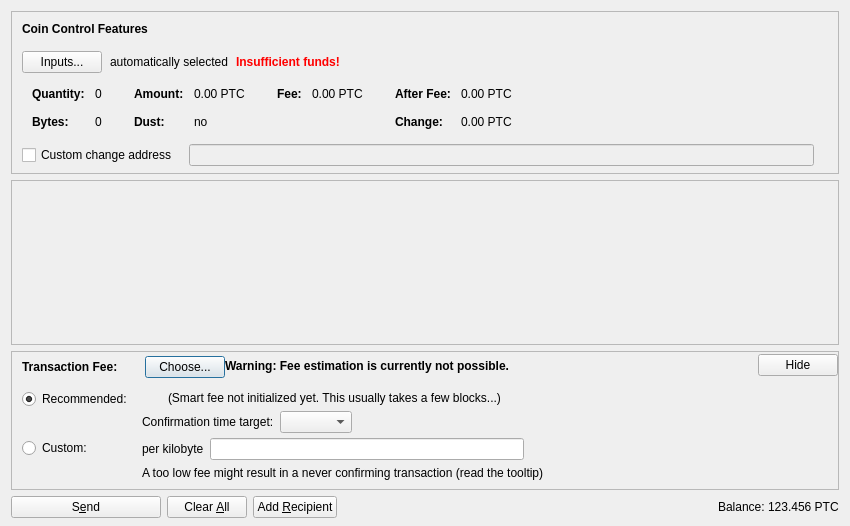
<?xml version="1.0" encoding="UTF-8"?>
<ui version="4.0">
 <class>SendCoinsDialog</class>
 <widget class="QDialog" name="SendCoinsDialog">
  <property name="geometry">
   <rect>
    <x>0</x>
    <y>0</y>
    <width>850</width>
    <height>526</height>
   </rect>
  </property>
  <property name="windowTitle">
   <string>Send Coins</string>
  </property>
  <layout class="QVBoxLayout" name="verticalLayout" stretch="0,1,0,0">
   <property name="bottomMargin">
    <number>8</number>
   </property>
   <item>
    <widget class="QFrame" name="frameCoinControl">
     <property name="sizePolicy">
      <sizepolicy hsizetype="Expanding" vsizetype="Expanding">
       <horstretch>0</horstretch>
       <verstretch>0</verstretch>
      </sizepolicy>
     </property>
     <property name="maximumSize">
      <size>
       <width>16777215</width>
       <height>16777215</height>
      </size>
     </property>
     <property name="frameShape">
      <enum>QFrame::StyledPanel</enum>
     </property>
     <property name="frameShadow">
      <enum>QFrame::Sunken</enum>
     </property>
     <layout class="QVBoxLayout" name="verticalLayoutCoinControl2">
      <property name="spacing">
       <number>0</number>
      </property>
      <property name="leftMargin">
       <number>0</number>
      </property>
      <property name="topMargin">
       <number>0</number>
      </property>
      <property name="rightMargin">
       <number>0</number>
      </property>
      <property name="bottomMargin">
       <number>6</number>
      </property>
      <item>
       <layout class="QVBoxLayout" name="verticalLayoutCoinControl" stretch="0,0,0,0,1">
        <property name="spacing">
         <number>0</number>
        </property>
        <property name="leftMargin">
         <number>10</number>
        </property>
        <property name="topMargin">
         <number>10</number>
        </property>
        <item>
         <layout class="QHBoxLayout" name="horizontalLayoutCoinControl1">
          <property name="bottomMargin">
           <number>15</number>
          </property>
          <item>
           <widget class="QLabel" name="labelCoinControlFeatures">
            <property name="sizePolicy">
             <sizepolicy hsizetype="Preferred" vsizetype="Maximum">
              <horstretch>0</horstretch>
              <verstretch>0</verstretch>
             </sizepolicy>
            </property>
            <property name="font">
             <font>
              <weight>75</weight>
              <bold>true</bold>
             </font>
            </property>
            <property name="styleSheet">
             <string notr="true">font-weight:bold;</string>
            </property>
            <property name="text">
             <string>Coin Control Features</string>
            </property>
           </widget>
          </item>
         </layout>
        </item>
        <item>
         <layout class="QHBoxLayout" name="horizontalLayoutCoinControl2" stretch="0,0,0,0">
          <property name="spacing">
           <number>8</number>
          </property>
          <property name="bottomMargin">
           <number>10</number>
          </property>
          <item>
           <widget class="QPushButton" name="pushButtonCoinControl">
            <property name="styleSheet">
             <string notr="true"/>
            </property>
            <property name="text">
             <string>Inputs...</string>
            </property>
            <property name="autoDefault">
             <bool>false</bool>
            </property>
           </widget>
          </item>
          <item>
           <widget class="QLabel" name="labelCoinControlAutomaticallySelected">
            <property name="text">
             <string>automatically selected</string>
            </property>
            <property name="margin">
             <number>5</number>
            </property>
           </widget>
          </item>
          <item>
           <widget class="QLabel" name="labelCoinControlInsuffFunds">
            <property name="font">
             <font>
              <weight>75</weight>
              <bold>true</bold>
             </font>
            </property>
            <property name="styleSheet">
             <string notr="true">color:red;font-weight:bold;</string>
            </property>
            <property name="text">
             <string>Insufficient funds!</string>
            </property>
            <property name="margin">
             <number>5</number>
            </property>
           </widget>
          </item>
          <item>
           <spacer name="horizontalSpacerCoinControl">
            <property name="orientation">
             <enum>Qt::Horizontal</enum>
            </property>
            <property name="sizeHint" stdset="0">
             <size>
              <width>40</width>
              <height>1</height>
             </size>
            </property>
           </spacer>
          </item>
         </layout>
        </item>
        <item>
         <widget class="QWidget" name="widgetCoinControl" native="true">
          <property name="sizePolicy">
           <sizepolicy hsizetype="Preferred" vsizetype="Preferred">
            <horstretch>0</horstretch>
            <verstretch>0</verstretch>
           </sizepolicy>
          </property>
          <property name="minimumSize">
           <size>
            <width>0</width>
            <height>0</height>
           </size>
          </property>
          <property name="styleSheet">
           <string notr="true"/>
          </property>
          <layout class="QHBoxLayout" name="horizontalLayoutCoinControl5">
           <property name="leftMargin">
            <number>0</number>
           </property>
           <property name="topMargin">
            <number>0</number>
           </property>
           <property name="rightMargin">
            <number>0</number>
           </property>
           <property name="bottomMargin">
            <number>0</number>
           </property>
           <item>
            <layout class="QHBoxLayout" name="horizontalLayoutCoinControl3" stretch="0,0,0,1">
             <property name="spacing">
              <number>20</number>
             </property>
             <property name="topMargin">
              <number>0</number>
             </property>
             <property name="bottomMargin">
              <number>10</number>
             </property>
             <item>
              <layout class="QFormLayout" name="formLayoutCoinControl1">
               <property name="horizontalSpacing">
                <number>10</number>
               </property>
               <property name="verticalSpacing">
                <number>14</number>
               </property>
               <property name="leftMargin">
                <number>10</number>
               </property>
               <property name="topMargin">
                <number>4</number>
               </property>
               <property name="rightMargin">
                <number>6</number>
               </property>
               <item row="0" column="0">
                <widget class="QLabel" name="labelCoinControlQuantityText">
                 <property name="font">
                  <font>
                   <weight>75</weight>
                   <bold>true</bold>
                  </font>
                 </property>
                 <property name="text">
                  <string>Quantity:</string>
                 </property>
                 <property name="margin">
                  <number>0</number>
                 </property>
                </widget>
               </item>
               <item row="0" column="1">
                <widget class="QLabel" name="labelCoinControlQuantity">
                 <property name="cursor">
                  <cursorShape>IBeamCursor</cursorShape>
                 </property>
                 <property name="contextMenuPolicy">
                  <enum>Qt::ActionsContextMenu</enum>
                 </property>
                 <property name="text">
                  <string notr="true">0</string>
                 </property>
                 <property name="margin">
                  <number>0</number>
                 </property>
                 <property name="textInteractionFlags">
                  <set>Qt::LinksAccessibleByMouse|Qt::TextSelectableByKeyboard|Qt::TextSelectableByMouse</set>
                 </property>
                </widget>
               </item>
               <item row="1" column="0">
                <widget class="QLabel" name="labelCoinControlBytesText">
                 <property name="font">
                  <font>
                   <weight>75</weight>
                   <bold>true</bold>
                  </font>
                 </property>
                 <property name="text">
                  <string>Bytes:</string>
                 </property>
                </widget>
               </item>
               <item row="1" column="1">
                <widget class="QLabel" name="labelCoinControlBytes">
                 <property name="cursor">
                  <cursorShape>IBeamCursor</cursorShape>
                 </property>
                 <property name="contextMenuPolicy">
                  <enum>Qt::ActionsContextMenu</enum>
                 </property>
                 <property name="text">
                  <string notr="true">0</string>
                 </property>
                 <property name="textInteractionFlags">
                  <set>Qt::LinksAccessibleByMouse|Qt::TextSelectableByKeyboard|Qt::TextSelectableByMouse</set>
                 </property>
                </widget>
               </item>
              </layout>
             </item>
             <item>
              <layout class="QFormLayout" name="formLayoutCoinControl2">
               <property name="horizontalSpacing">
                <number>10</number>
               </property>
               <property name="verticalSpacing">
                <number>14</number>
               </property>
               <property name="leftMargin">
                <number>6</number>
               </property>
               <property name="topMargin">
                <number>4</number>
               </property>
               <property name="rightMargin">
                <number>6</number>
               </property>
               <item row="0" column="0">
                <widget class="QLabel" name="labelCoinControlAmountText">
                 <property name="font">
                  <font>
                   <weight>75</weight>
                   <bold>true</bold>
                  </font>
                 </property>
                 <property name="text">
                  <string>Amount:</string>
                 </property>
                 <property name="margin">
                  <number>0</number>
                 </property>
                </widget>
               </item>
               <item row="0" column="1">
                <widget class="QLabel" name="labelCoinControlAmount">
                 <property name="cursor">
                  <cursorShape>IBeamCursor</cursorShape>
                 </property>
                 <property name="contextMenuPolicy">
                  <enum>Qt::ActionsContextMenu</enum>
                 </property>
                 <property name="text">
                  <string notr="true">0.00 PTC</string>
                 </property>
                 <property name="textInteractionFlags">
                  <set>Qt::LinksAccessibleByMouse|Qt::TextSelectableByKeyboard|Qt::TextSelectableByMouse</set>
                 </property>
                </widget>
               </item>
               <item row="1" column="0">
                <widget class="QLabel" name="labelCoinControlLowOutputText">
                 <property name="font">
                  <font>
                   <weight>75</weight>
                   <bold>true</bold>
                  </font>
                 </property>
                 <property name="text">
                  <string>Dust:</string>
                 </property>
                </widget>
               </item>
               <item row="1" column="1">
                <widget class="QLabel" name="labelCoinControlLowOutput">
                 <property name="cursor">
                  <cursorShape>IBeamCursor</cursorShape>
                 </property>
                 <property name="contextMenuPolicy">
                  <enum>Qt::ActionsContextMenu</enum>
                 </property>
                 <property name="text">
                  <string notr="true">no</string>
                 </property>
                 <property name="textInteractionFlags">
                  <set>Qt::LinksAccessibleByMouse|Qt::TextSelectableByKeyboard|Qt::TextSelectableByMouse</set>
                 </property>
                </widget>
               </item>
              </layout>
             </item>
             <item>
              <layout class="QFormLayout" name="formLayoutCoinControl3">
               <property name="horizontalSpacing">
                <number>10</number>
               </property>
               <property name="verticalSpacing">
                <number>14</number>
               </property>
               <property name="leftMargin">
                <number>6</number>
               </property>
               <property name="topMargin">
                <number>4</number>
               </property>
               <property name="rightMargin">
                <number>6</number>
               </property>
               <item row="0" column="0">
                <widget class="QLabel" name="labelCoinControlFeeText">
                 <property name="font">
                  <font>
                   <weight>75</weight>
                   <bold>true</bold>
                  </font>
                 </property>
                 <property name="text">
                  <string>Fee:</string>
                 </property>
                 <property name="margin">
                  <number>0</number>
                 </property>
                </widget>
               </item>
               <item row="0" column="1">
                <widget class="QLabel" name="labelCoinControlFee">
                 <property name="cursor">
                  <cursorShape>IBeamCursor</cursorShape>
                 </property>
                 <property name="contextMenuPolicy">
                  <enum>Qt::ActionsContextMenu</enum>
                 </property>
                 <property name="text">
                  <string notr="true">0.00 PTC</string>
                 </property>
                 <property name="textInteractionFlags">
                  <set>Qt::LinksAccessibleByMouse|Qt::TextSelectableByKeyboard|Qt::TextSelectableByMouse</set>
                 </property>
                </widget>
               </item>
              </layout>
             </item>
             <item>
              <layout class="QFormLayout" name="formLayoutCoinControl4">
               <property name="horizontalSpacing">
                <number>10</number>
               </property>
               <property name="verticalSpacing">
                <number>14</number>
               </property>
               <property name="leftMargin">
                <number>6</number>
               </property>
               <property name="topMargin">
                <number>4</number>
               </property>
               <property name="rightMargin">
                <number>6</number>
               </property>
               <item row="0" column="0">
                <widget class="QLabel" name="labelCoinControlAfterFeeText">
                 <property name="font">
                  <font>
                   <weight>75</weight>
                   <bold>true</bold>
                  </font>
                 </property>
                 <property name="text">
                  <string>After Fee:</string>
                 </property>
                 <property name="margin">
                  <number>0</number>
                 </property>
                </widget>
               </item>
               <item row="0" column="1">
                <widget class="QLabel" name="labelCoinControlAfterFee">
                 <property name="cursor">
                  <cursorShape>IBeamCursor</cursorShape>
                 </property>
                 <property name="contextMenuPolicy">
                  <enum>Qt::ActionsContextMenu</enum>
                 </property>
                 <property name="text">
                  <string notr="true">0.00 PTC</string>
                 </property>
                 <property name="textInteractionFlags">
                  <set>Qt::LinksAccessibleByMouse|Qt::TextSelectableByKeyboard|Qt::TextSelectableByMouse</set>
                 </property>
                </widget>
               </item>
               <item row="1" column="0">
                <widget class="QLabel" name="labelCoinControlChangeText">
                 <property name="font">
                  <font>
                   <weight>75</weight>
                   <bold>true</bold>
                  </font>
                 </property>
                 <property name="text">
                  <string>Change:</string>
                 </property>
                </widget>
               </item>
               <item row="1" column="1">
                <widget class="QLabel" name="labelCoinControlChange">
                 <property name="cursor">
                  <cursorShape>IBeamCursor</cursorShape>
                 </property>
                 <property name="contextMenuPolicy">
                  <enum>Qt::ActionsContextMenu</enum>
                 </property>
                 <property name="text">
                  <string notr="true">0.00 PTC</string>
                 </property>
                 <property name="textInteractionFlags">
                  <set>Qt::LinksAccessibleByMouse|Qt::TextSelectableByKeyboard|Qt::TextSelectableByMouse</set>
                 </property>
                </widget>
               </item>
              </layout>
             </item>
            </layout>
           </item>
          </layout>
         </widget>
        </item>
        <item>
         <layout class="QHBoxLayout" name="horizontalLayoutCoinControl4" stretch="0,0,0">
          <property name="spacing">
           <number>12</number>
          </property>
          <property name="sizeConstraint">
           <enum>QLayout::SetDefaultConstraint</enum>
          </property>
          <property name="topMargin">
           <number>5</number>
          </property>
          <property name="rightMargin">
           <number>5</number>
          </property>
          <item>
           <widget class="QCheckBox" name="checkBoxCoinControlChange">
            <property name="toolTip">
             <string>If this is activated, but the change address is empty or invalid, change will be sent to a newly generated address.</string>
            </property>
            <property name="text">
             <string>Custom change address</string>
            </property>
           </widget>
          </item>
          <item>
           <widget class="QValidatedLineEdit" name="lineEditCoinControlChange">
            <property name="enabled">
             <bool>false</bool>
            </property>
            <property name="sizePolicy">
             <sizepolicy hsizetype="Expanding" vsizetype="Fixed">
              <horstretch>0</horstretch>
              <verstretch>0</verstretch>
             </sizepolicy>
            </property>
           </widget>
          </item>
          <item>
           <widget class="QLabel" name="labelCoinControlChangeLabel">
            <property name="sizePolicy">
             <sizepolicy hsizetype="Preferred" vsizetype="Expanding">
              <horstretch>0</horstretch>
              <verstretch>0</verstretch>
             </sizepolicy>
            </property>
            <property name="minimumSize">
             <size>
              <width>0</width>
              <height>0</height>
             </size>
            </property>
            <property name="text">
             <string/>
            </property>
            <property name="margin">
             <number>3</number>
            </property>
           </widget>
          </item>
         </layout>
        </item>
        <item>
         <spacer name="verticalSpacerCoinControl">
          <property name="orientation">
           <enum>Qt::Vertical</enum>
          </property>
          <property name="sizeHint" stdset="0">
           <size>
            <width>800</width>
            <height>1</height>
           </size>
          </property>
         </spacer>
        </item>
       </layout>
      </item>
     </layout>
    </widget>
   </item>
   <item>
    <widget class="QScrollArea" name="scrollArea">
     <property name="widgetResizable">
      <bool>true</bool>
     </property>
     <widget class="QWidget" name="scrollAreaWidgetContents">
      <property name="geometry">
       <rect>
        <x>0</x>
        <y>0</y>
        <width>830</width>
        <height>104</height>
       </rect>
      </property>
      <layout class="QVBoxLayout" name="verticalLayout_2" stretch="0,1">
       <property name="leftMargin">
        <number>0</number>
       </property>
       <property name="topMargin">
        <number>0</number>
       </property>
       <property name="rightMargin">
        <number>0</number>
       </property>
       <property name="bottomMargin">
        <number>0</number>
       </property>
       <item>
        <layout class="QVBoxLayout" name="entries">
         <property name="spacing">
          <number>6</number>
         </property>
        </layout>
       </item>
       <item>
        <spacer name="verticalSpacer">
         <property name="orientation">
          <enum>Qt::Vertical</enum>
         </property>
         <property name="sizeHint" stdset="0">
          <size>
           <width>20</width>
           <height>40</height>
          </size>
         </property>
        </spacer>
       </item>
      </layout>
     </widget>
    </widget>
   </item>
   <item>
    <widget class="QFrame" name="frameFee">
     <property name="sizePolicy">
      <sizepolicy hsizetype="Expanding" vsizetype="Expanding">
       <horstretch>0</horstretch>
       <verstretch>0</verstretch>
      </sizepolicy>
     </property>
     <property name="maximumSize">
      <size>
       <width>16777215</width>
       <height>16777215</height>
      </size>
     </property>
     <property name="frameShape">
      <enum>QFrame::StyledPanel</enum>
     </property>
     <property name="frameShadow">
      <enum>QFrame::Sunken</enum>
     </property>
     <layout class="QVBoxLayout" name="verticalLayoutFee1">
      <property name="spacing">
       <number>0</number>
      </property>
      <property name="leftMargin">
       <number>0</number>
      </property>
      <property name="topMargin">
       <number>0</number>
      </property>
      <property name="rightMargin">
       <number>0</number>
      </property>
      <property name="bottomMargin">
       <number>0</number>
      </property>
      <item>
       <layout class="QVBoxLayout" name="verticalLayoutFee2" stretch="0,0,0">
        <property name="spacing">
         <number>0</number>
        </property>
        <property name="leftMargin">
         <number>10</number>
        </property>
        <property name="topMargin">
         <number>0</number>
        </property>
        <item>
         <layout class="QHBoxLayout" name="horizontalLayoutFee1">
          <property name="bottomMargin">
           <number>0</number>
          </property>
          <item>
           <layout class="QVBoxLayout" name="verticalLayoutFee7">
            <property name="spacing">
             <number>0</number>
            </property>
            <item>
             <spacer name="verticalSpacerSmartFee">
              <property name="orientation">
               <enum>Qt::Vertical</enum>
              </property>
              <property name="sizeType">
               <enum>QSizePolicy::Fixed</enum>
              </property>
              <property name="sizeHint" stdset="0">
               <size>
                <width>1</width>
                <height>4</height>
               </size>
              </property>
             </spacer>
            </item>
            <item>
             <layout class="QHBoxLayout" name="horizontalLayoutSmartFee">
              <property name="spacing">
               <number>10</number>
              </property>
              <item>
               <widget class="QLabel" name="labelFeeHeadline">
                <property name="sizePolicy">
                 <sizepolicy hsizetype="Preferred" vsizetype="Maximum">
                  <horstretch>0</horstretch>
                  <verstretch>0</verstretch>
                 </sizepolicy>
                </property>
                <property name="font">
                 <font>
                  <weight>75</weight>
                  <bold>true</bold>
                 </font>
                </property>
                <property name="styleSheet">
                 <string notr="true">font-weight:bold;</string>
                </property>
                <property name="text">
                 <string>Transaction Fee:</string>
                </property>
               </widget>
              </item>
              <item>
               <widget class="QLabel" name="labelFeeMinimized">
                <property name="text">
                 <string/>
                </property>
               </widget>
              </item>
              <item>
               <widget class="QPushButton" name="buttonChooseFee">
                <property name="text">
                 <string>Choose...</string>
                </property>
               </widget>
              </item>
             </layout>
            </item>
            <item>
             <spacer name="verticalSpacer_5">
              <property name="orientation">
               <enum>Qt::Vertical</enum>
              </property>
              <property name="sizeHint" stdset="0">
               <size>
                <width>1</width>
                <height>1</height>
               </size>
              </property>
             </spacer>
            </item>
           </layout>
          </item>
          <item>
           <widget class="QLabel" name="fallbackFeeWarningLabel">
            <property name="toolTip">
             <string>Using the fallbackfee can result in sending a transaction that will take several hours or days (or never) to confirm. Consider choosing your fee manually or wait until you have validated the complete chain.</string>
            </property>
            <property name="font">
            <font>
                <weight>75</weight>
                <bold>true</bold>
            </font>
            </property>
            <property name="text">
             <string>Warning: Fee estimation is currently not possible.</string>
            </property>
            <property name="wordWrap">
             <bool>false</bool>
            </property>
           </widget>
          </item>
          <item>
           <spacer name="horizontalSpacer_4">
            <property name="orientation">
             <enum>Qt::Horizontal</enum>
            </property>
            <property name="sizeType">
             <enum>QSizePolicy::MinimumExpanding</enum>
            </property>
            <property name="sizeHint" stdset="0">
             <size>
              <width>40</width>
              <height>20</height>
             </size>
            </property>
           </spacer>
          </item>
          <item>
           <widget class="QPushButton" name="buttonMinimizeFee">
            <property name="toolTip">
             <string>collapse fee-settings</string>
            </property>
            <property name="text">
             <string>Hide</string>
            </property>
           </widget>
          </item>
         </layout>
        </item>
        <item>
         <widget class="QFrame" name="frameFeeSelection">
          <layout class="QVBoxLayout" name="verticalLayoutFee12">
           <property name="spacing">
            <number>0</number>
           </property>
           <property name="leftMargin">
            <number>0</number>
           </property>
           <property name="topMargin">
            <number>0</number>
           </property>
           <property name="rightMargin">
            <number>0</number>
           </property>
           <property name="bottomMargin">
            <number>0</number>
           </property>
           <item>
            <layout class="QGridLayout" name="gridLayoutFee">
             <property name="topMargin">
              <number>10</number>
             </property>
             <property name="bottomMargin">
              <number>4</number>
             </property>
             <property name="horizontalSpacing">
              <number>10</number>
             </property>
             <property name="verticalSpacing">
              <number>4</number>
             </property>
             <item row="1" column="1">
              <layout class="QVBoxLayout" name="verticalLayoutFee8">
               <property name="spacing">
                <number>6</number>
               </property>
               <item>
                <layout class="QHBoxLayout" name="horizontalLayoutFee13">
                 <item>
                  <widget class="QLabel" name="labelCustomPerKilobyte">
                   <property name="toolTip">
                    <string>Specify a custom fee per kB (1,000 bytes) of the transaction's virtual size.

Note:  Since the fee is calculated on a per-byte basis, a fee of "100 satoshis per kB" for a transaction size of 500 bytes (half of 1 kB) would ultimately yield a fee of only 50 satoshis.</string>
                   </property>
                   <property name="text">
                    <string>per kilobyte</string>
                   </property>
                  </widget>
                 </item>
                 <item>
                  <widget class="PyeongtaekcoinAmountField" name="customFee"/>
                 </item>
                 <item>
                  <spacer name="horizontalSpacer_6">
                   <property name="orientation">
                    <enum>Qt::Horizontal</enum>
                   </property>
                   <property name="sizeHint" stdset="0">
                    <size>
                     <width>1</width>
                     <height>1</height>
                    </size>
                   </property>
                  </spacer>
                 </item>
                </layout>
               </item>
               <item>
                <layout class="QHBoxLayout" name="horizontalLayoutFee8">
                 <item>
                  <widget class="QLabel" name="labelCustomFeeWarning">
                   <property name="enabled">
                    <bool>true</bool>
                   </property>
                   <property name="toolTip">
                    <string>When there is less transaction volume than space in the blocks, miners as well as relaying nodes may enforce a minimum fee. Paying only this minimum fee is just fine, but be aware that this can result in a never confirming transaction once there is more demand for pyeongtaekcoin transactions than the network can process.</string>
                   </property>
                   <property name="text">
                    <string>A too low fee might result in a never confirming transaction (read the tooltip)</string>
                   </property>
                  </widget>
                 </item>
                 <item>
                  <spacer name="horizontalSpacer_2">
                   <property name="orientation">
                    <enum>Qt::Horizontal</enum>
                   </property>
                   <property name="sizeHint" stdset="0">
                    <size>
                     <width>1</width>
                     <height>1</height>
                    </size>
                   </property>
                  </spacer>
                 </item>
                </layout>
               </item>
              </layout>
             </item>
             <item row="0" column="0">
              <layout class="QVBoxLayout" name="verticalLayoutFee4" stretch="0,1">
               <item>
                <widget class="QRadioButton" name="radioSmartFee">
                 <property name="text">
                  <string>Recommended:</string>
                 </property>
                 <property name="checked">
                  <bool>true</bool>
                 </property>
                 <attribute name="buttonGroup">
                  <string notr="true">groupFee</string>
                 </attribute>
                </widget>
               </item>
               <item>
                <spacer name="verticalSpacer_2">
                 <property name="orientation">
                  <enum>Qt::Vertical</enum>
                 </property>
                 <property name="sizeHint" stdset="0">
                  <size>
                   <width>1</width>
                   <height>1</height>
                  </size>
                 </property>
                </spacer>
               </item>
              </layout>
             </item>
             <item row="1" column="0">
              <layout class="QVBoxLayout" name="verticalLayoutFee9" stretch="0,1">
               <item>
                <widget class="QRadioButton" name="radioCustomFee">
                 <property name="text">
                  <string>Custom:</string>
                 </property>
                 <attribute name="buttonGroup">
                  <string notr="true">groupFee</string>
                 </attribute>
                </widget>
               </item>
               <item>
                <spacer name="verticalSpacer_6">
                 <property name="orientation">
                  <enum>Qt::Vertical</enum>
                 </property>
                 <property name="sizeHint" stdset="0">
                  <size>
                   <width>1</width>
                   <height>1</height>
                  </size>
                 </property>
                </spacer>
               </item>
              </layout>
             </item>
             <item row="0" column="1">
              <layout class="QVBoxLayout" name="verticalLayoutFee3" stretch="0,0,1">
               <property name="spacing">
                <number>6</number>
               </property>
               <property name="topMargin">
                <number>2</number>
               </property>
               <item>
                <layout class="QHBoxLayout" name="horizontalLayoutFee12">
                 <item>
                  <widget class="QLabel" name="labelSmartFee">
                   <property name="text">
                    <string/>
                   </property>
                  </widget>
                 </item>
                 <item>
                  <widget class="QLabel" name="labelFeeEstimation">
                   <property name="text">
                    <string/>
                   </property>
                  </widget>
                 </item>
                 <item>
                  <widget class="QLabel" name="labelSmartFee2">
                   <property name="text">
                    <string>(Smart fee not initialized yet. This usually takes a few blocks...)</string>
                   </property>
                  </widget>
                 </item>
                 <item>
                  <spacer name="horizontalSpacer_5">
                   <property name="orientation">
                    <enum>Qt::Horizontal</enum>
                   </property>
                   <property name="sizeHint" stdset="0">
                    <size>
                     <width>1</width>
                     <height>1</height>
                    </size>
                   </property>
                  </spacer>
                 </item>
                </layout>
               </item>
               <item>
                <layout class="QHBoxLayout" name="horizontalLayoutFee9">
                 <item>
                  <layout class="QVBoxLayout" name="verticalLayoutFee6">
                   <item>
                    <widget class="QLabel" name="labelSmartFee3">
                     <property name="text">
                      <string>Confirmation time target:</string>
                     </property>
                    </widget>
                   </item>
                  </layout>
                 </item>
                 <item>
                  <layout class="QVBoxLayout" name="verticalLayoutFee5">
                   <property name="rightMargin">
                    <number>30</number>
                   </property>
                   <item>
                    <layout class="QHBoxLayout" name="horizontalLayoutConfTarget">
                     <property name="bottomMargin">
                      <number>0</number>
                     </property>
                     <item>
                      <widget class="QComboBox" name="confTargetSelector"/>
                     </item>
                     <item>
                      <spacer name="horizontalSpacerConfTarget">
                       <property name="orientation">
                        <enum>Qt::Horizontal</enum>
                       </property>
                       <property name="sizeHint" stdset="0">
                        <size>
                         <width>40</width>
                         <height>20</height>
                        </size>
                       </property>
                      </spacer>
                     </item>
                    </layout>
                   </item>
                  </layout>
                 </item>
                </layout>
               </item>
               <item>
                <spacer name="verticalSpacer_4">
                 <property name="orientation">
                  <enum>Qt::Vertical</enum>
                 </property>
                 <property name="sizeHint" stdset="0">
                  <size>
                   <width>1</width>
                   <height>1</height>
                  </size>
                 </property>
                </spacer>
               </item>
              </layout>
             </item>
            </layout>
           </item>
          </layout>
         </widget>
        </item>
        <item>
         <spacer name="verticalSpacerFee">
          <property name="orientation">
           <enum>Qt::Vertical</enum>
          </property>
          <property name="sizeHint" stdset="0">
           <size>
            <width>40</width>
            <height>5</height>
           </size>
          </property>
         </spacer>
        </item>
       </layout>
      </item>
     </layout>
    </widget>
   </item>
   <item>
    <layout class="QHBoxLayout" name="horizontalLayout">
     <item>
      <widget class="QPushButton" name="sendButton">
       <property name="minimumSize">
        <size>
         <width>150</width>
         <height>0</height>
        </size>
       </property>
       <property name="toolTip">
        <string>Confirm the send action</string>
       </property>
       <property name="text">
        <string>S&amp;end</string>
       </property>
       <property name="icon">
        <iconset resource="../pyeongtaekcoin.qrc">
         <normaloff>:/icons/send</normaloff>:/icons/send</iconset>
       </property>
       <property name="autoDefault">
        <bool>false</bool>
       </property>
       <property name="default">
        <bool>false</bool>
       </property>
      </widget>
     </item>
     <item>
      <widget class="QPushButton" name="clearButton">
       <property name="sizePolicy">
        <sizepolicy hsizetype="Minimum" vsizetype="Fixed">
         <horstretch>0</horstretch>
         <verstretch>0</verstretch>
        </sizepolicy>
       </property>
       <property name="toolTip">
        <string>Clear all fields of the form.</string>
       </property>
       <property name="text">
        <string>Clear &amp;All</string>
       </property>
       <property name="icon">
        <iconset resource="../pyeongtaekcoin.qrc">
         <normaloff>:/icons/remove</normaloff>:/icons/remove</iconset>
       </property>
       <property name="autoDefault">
        <bool>false</bool>
       </property>
      </widget>
     </item>
     <item>
      <widget class="QPushButton" name="addButton">
       <property name="toolTip">
        <string>Send to multiple recipients at once</string>
       </property>
       <property name="text">
        <string>Add &amp;Recipient</string>
       </property>
       <property name="icon">
        <iconset resource="../pyeongtaekcoin.qrc">
         <normaloff>:/icons/add</normaloff>:/icons/add</iconset>
       </property>
       <property name="autoDefault">
        <bool>false</bool>
       </property>
      </widget>
     </item>
     <item>
      <spacer name="horizontalSpacer">
       <property name="orientation">
        <enum>Qt::Horizontal</enum>
       </property>
       <property name="sizeHint" stdset="0">
        <size>
         <width>40</width>
         <height>20</height>
        </size>
       </property>
      </spacer>
     </item>
     <item>
      <layout class="QHBoxLayout" name="horizontalLayout_2">
       <property name="spacing">
        <number>3</number>
       </property>
       <item>
        <widget class="QLabel" name="label">
         <property name="sizePolicy">
          <sizepolicy hsizetype="Preferred" vsizetype="Fixed">
           <horstretch>0</horstretch>
           <verstretch>0</verstretch>
          </sizepolicy>
         </property>
         <property name="text">
          <string>Balance:</string>
         </property>
        </widget>
       </item>
       <item>
        <widget class="QLabel" name="labelBalance">
         <property name="sizePolicy">
          <sizepolicy hsizetype="Preferred" vsizetype="Fixed">
           <horstretch>0</horstretch>
           <verstretch>0</verstretch>
          </sizepolicy>
         </property>
         <property name="cursor">
          <cursorShape>IBeamCursor</cursorShape>
         </property>
         <property name="text">
          <string notr="true">123.456 PTC</string>
         </property>
         <property name="textInteractionFlags">
          <set>Qt::LinksAccessibleByMouse|Qt::TextSelectableByKeyboard|Qt::TextSelectableByMouse</set>
         </property>
        </widget>
       </item>
      </layout>
     </item>
    </layout>
   </item>
  </layout>
 </widget>
 <customwidgets>
  <customwidget>
   <class>QValidatedLineEdit</class>
   <extends>QLineEdit</extends>
   <header>qt/qvalidatedlineedit.h</header>
  </customwidget>
  <customwidget>
   <class>PyeongtaekcoinAmountField</class>
   <extends>QLineEdit</extends>
   <header>qt/pyeongtaekcoinamountfield.h</header>
   <container>1</container>
  </customwidget>
 </customwidgets>
 <resources>
  <include location="../pyeongtaekcoin.qrc"/>
 </resources>
 <connections/>
 <buttongroups>
  <buttongroup name="groupFee"/>
 </buttongroups>
</ui>
